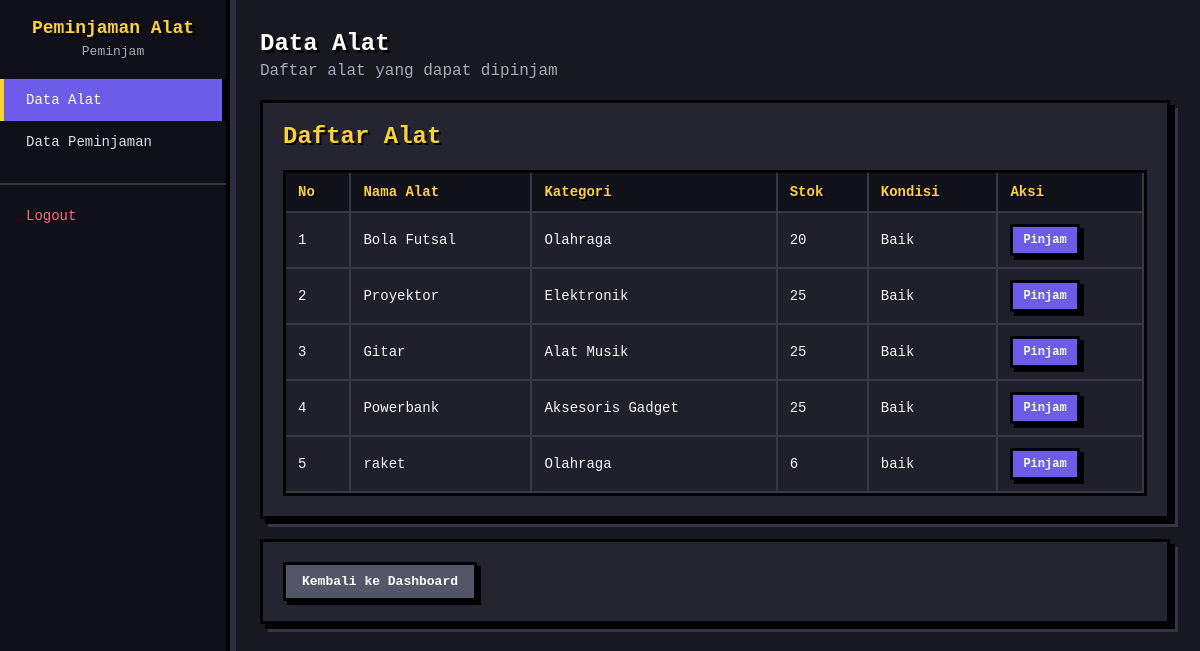
Screenshot of /app/data/alat/alat_peminjam.php (signed in) with the database file from the repository.
### tables this page shows
CREATE TABLE `alat` (
  `id_alat` int(11) NOT NULL,
  `nama_alat` varchar(100) NOT NULL,
  `id_kategori` int(11) NOT NULL,
  `stok` int(11) NOT NULL,
  `kondisi` varchar(50) NOT NULL
);

CREATE TABLE `kategori` (
  `id_kategori` int(11) NOT NULL,
  `nama_kategori` varchar(100) NOT NULL
);

### app/data/alat/alat_peminjam.php (the view, shortened to what this page needs)
<?php
include "../../config/connection.php";
$query = "SELECT alat.*, kategori.nama_kategori
          FROM alat
          INNER JOIN kategori
          ON alat.id_kategori = kategori.id_kategori";
$data = $conn->query($query);
?>
<!DOCTYPE html>
<html>
<head>
    <link rel="stylesheet" href="/ProjectUKK/public/css/style.css?v=2">
</head>
<body>
    <div class="layout">
        <div class="sidebar">
            <div class="sidebar-header">
                <h2>Peminjaman Alat</h2>
                <p>Peminjam</p>
            </div>
            <ul class="sidebar-menu">
                <li>
                    <a href="../../controller/peminjam/alat.php" class="active">
                        Data Alat
                    </a>
                </li>
                <li>
                    <a href="../../controller/peminjam/peminjaman.php">
                        Data Peminjaman
                    </a>
                </li>
                <li class="logout-menu">
                    <a href="../../../public/logout.php">
                        Logout
                    </a>
                </li>
            </ul>
        </div>
        <div class="main">
            <div class="topbar">
                <div>
                    <h1>Data Alat</h1>
                    <p>
                        Daftar alat yang dapat dipinjam
                    </p>
                </div>
            </div>
            <div class="card">
                <div class="toolbar">
                    <h2>Daftar Alat</h2>
                </div>
                <table>
                    <tr>
                        <th>No</th>
                        <th>Nama Alat</th>
                        <th>Kategori</th>
                        <th>Stok</th>
                        <th>Kondisi</th>
                        <th>Aksi</th>
                    </tr>
                    <?php
                    $no = 1;
                    while ($row = $data->fetch_assoc()) {
                        ?>
                        <tr>
                            <td>
                                <?= $no++; ?>
                            </td>
                            <td>
                                <?= $row['nama_alat']; ?>
                            </td>
                            <td>
                                <?= $row['nama_kategori']; ?>
                            </td>
                            <td>
                                <?= $row['stok']; ?>
                            </td>
                            <td>
                                <?= $row['kondisi']; ?>
                            </td>
                            <td>
                                <?php if ($row['stok'] > 0) { ?>
                                    <a href="tambah_peminjaman.php?id_alat=<?= $row['id_alat']; ?>"
                                        class="btn btn-primary btn-sm">
                                        Pinjam
                                    </a>
                                <?php } else { ?>
                                    <span class="badge badge-danger">
                                        Stok Habis
                                    </span>
                                <?php } ?>
                            </td>
                        </tr>
                    <?php } ?>
                </table>
            </div>
            <div class="card">
                <a href="../../views/peminjam.php" class="btn btn-muted">
                    Kembali ke Dashboard
                </a>
            </div>
        </div>
    </div>
</body>
</html>

### public/css/style.css (style rules this page uses)
:root { --primary: #6c5ce7; --primary-dark: #4834d4; --danger: #ff4757; --success: #2ed573; --bg: #181820; --card: #252532; --border: #45455a; --text: #f5f6fa; --muted: #aaaabd; --yellow: #ffd32a; --radius: 0px; }
* { box-sizing: border-box; }
html { scroll-behavior: smooth; }
body { margin: 0; font-family: "Courier New", monospace; background: var(--bg); color: var(--text); image-rendering: pixelated; }
.layout { display: flex; min-height: 100vh; animation: pixelIn 0.35s ease; }
.sidebar { width: 230px; background: #101018; color: white; flex-shrink: 0; padding: 18px 0; border-right: 4px solid #000; box-shadow: 6px 0 0 #2d2d3d; }
.sidebar-header { text-align: center; padding: 0 15px; margin-bottom: 20px; }
.sidebar-header h2 { font-size: 18px; margin: 0 0 6px; color: var(--yellow); text-shadow: 3px 3px 0 #000; }
.sidebar-header p { font-size: 13px; color: #aaaabd; margin: 0; }
.sidebar-menu { list-style: none; padding: 0; margin: 0; }
.sidebar-menu li { margin: 0; }
.sidebar-menu a { display: block; padding: 13px 22px; color: #dcdcea; text-decoration: none; font-size: 14px; border-left: 4px solid transparent; transition: transform 0.1s, background 0.1s, color 0.1s; }
.sidebar-menu a.active { background: var(--primary); color: white; border-left: 4px solid var(--yellow); box-shadow: inset -4px 0 0 #000; }
.logout-menu { margin-top: 20px !important; border-top: 2px solid #353545; padding-top: 10px; }
.logout-menu a { color: #ff6b81; }
.main { flex: 1; padding: 30px; max-width: 1200px; animation: pixelIn 0.45s ease; }
.topbar { margin-bottom: 20px; }
.topbar h1 { font-size: 24px; margin: 0 0 5px; color: white; text-shadow: 3px 3px 0 #000; }
.topbar p { margin: 0; color: var(--muted); }
.card { background: var(--card); border: 3px solid #000; border-radius: 0; padding: 20px; margin-bottom: 20px; box-shadow: 5px 5px 0 #000, 8px 8px 0 #353545; animation: pixelIn 0.4s ease; }
.card h2 { margin-top: 0; color: var(--yellow); text-shadow: 2px 2px 0 #000; }
table { width: 100%; border-collapse: separate; border-spacing: 0; background: #20202c; font-size: 14px; border: 3px solid #000; }
th, td { padding: 11px 12px; border-right: 2px solid #383849; border-bottom: 2px solid #383849; text-align: left; }
th { background: #11111a; color: var(--yellow); font-weight: bold; text-shadow: 2px 2px 0 #000; }
.btn { display: inline-block; padding: 9px 16px; border-radius: 0; border: 3px solid #000; cursor: pointer; font-family: "Courier New", monospace; font-size: 13px; font-weight: bold; text-decoration: none; box-shadow: 4px 4px 0 #000; transition: transform 0.1s, box-shadow 0.1s; }
.btn-primary { background: var(--primary); color: white; }
.btn-muted { background: #555568; color: white; }
.btn-sm { padding: 6px 10px; font-size: 12px; }

### rows the page displays
alat: nama_alat "Bola Futsal", id_kategori.nama_kategori "Olahraga", stok "20", kondisi "Baik"
alat: nama_alat "Proyektor", id_kategori.nama_kategori "Elektronik", stok "25", kondisi "Baik"
alat: nama_alat "Gitar", id_kategori.nama_kategori "Alat Musik", stok "25", kondisi "Baik"
alat: nama_alat "Powerbank", id_kategori.nama_kategori "Aksesoris Gadget", stok "25", kondisi "Baik"
alat: nama_alat "raket", id_kategori.nama_kategori "Olahraga", stok "6", kondisi "baik"
